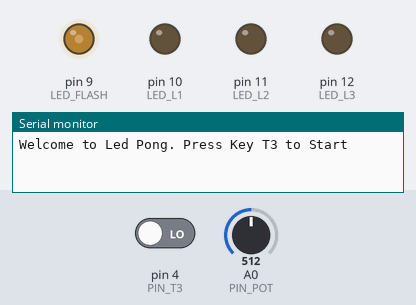
This sketch was run on a simulated Arduino Uno, built with avr-gcc and run on an emulated ATmega328P. Shown: output pins drawn as LEDs (lit = HIGH), the last lines printed to the serial monitor. Dashed ring = blinking. The inputs (shaded band) are chosen by the test bench; at power-on: pin 4 (PIN_T3) LOW, A0 (PIN_POT) = 512. Random numbers use the default seed unless the sketch sets one.

Above: at 1.25 s.
1.3 s: pin 4 (PIN_T3) driven HIGH
At 2.1 s:
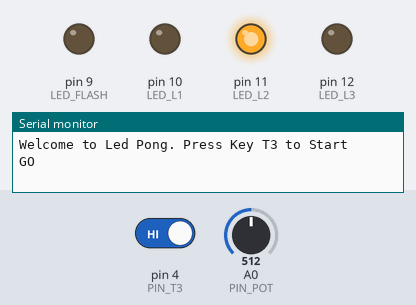
At 2.93 s:
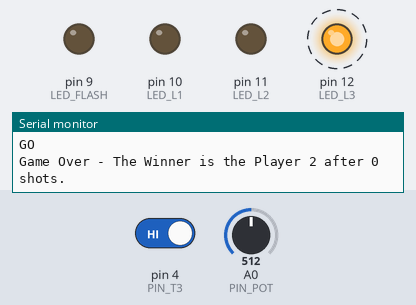
4.3 s: pin 4 (PIN_T3) driven LOW
At 5.01 s:
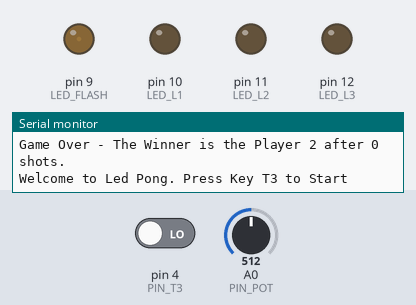
Timing chart, 0 to 13.3 s (numbered marks = the images above; inputs shaded):
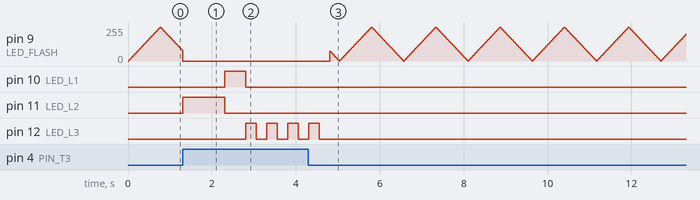

Measured:
- after the input at 1.3 s, pin 10 (LED_L1): LOW → HIGH after 1.0 s, → LOW 0.50 s later; pin 11 (LED_L2): LOW → HIGH at once, → LOW 1.0 s later; pin 12 (LED_L3): alternates HIGH for 0.25 s and LOW for 0.25 s, starting after 1.5 s

The sketch:

progetto1.ino
```cpp
#include <Arduino.h>

#define LED_FLASH 9
#define LED_L1 10
#define LED_L2 11
#define LED_L3 12
#define PIN_T1 2
#define PIN_T2 3
#define PIN_T3 4
#define PIN_POT A0

#define MIN_SPEED 1
#define MAX_SPEED 3

#define WELCOME_MSG "Welcome to Led Pong. Press Key T3 to Start"
#define DEBOUNCING_TIME 200
#define PLAYER1 1
#define PLAYER2 2

int currIntensity;
int fadeAmount;
int leds[3] = { LED_L1, LED_L2, LED_L3 };

bool newGame;
bool gameStatus;
int current;
int winner;

unsigned long time;
unsigned int period;
int RT;
bool playerPressed;

void initGame();
void game(int verse);
void onPlayer1Press();
void onPlayer2Press();
void postGame(int shots);

void setup() {
  /*
   * Inizializzazione delle variabili, del seme del random, della porta seriale e dei pin.
   */
  Serial.begin(9600);
  randomSeed(analogRead(0));
  currIntensity = 0;
  fadeAmount = 5;
  newGame = true;
  playerPressed = false;
  gameStatus = false;
  pinMode(LED_FLASH, OUTPUT);
  pinMode(LED_L1, OUTPUT);
  pinMode(LED_L2, OUTPUT);
  pinMode(LED_L3, OUTPUT);
  pinMode(PIN_T1, INPUT);
  pinMode(PIN_T2, INPUT);
  pinMode(PIN_T3, INPUT);
  pinMode(PIN_POT, INPUT);
}

void loop() {
  if (newGame) {
    Serial.println(WELCOME_MSG);
    newGame = false;
  }
  analogWrite(LED_FLASH, currIntensity);
  currIntensity = currIntensity + fadeAmount;
  if (currIntensity == 0 || currIntensity == 255) {
    fadeAmount = -fadeAmount;
  }
  delay(15);
  if (digitalRead(PIN_T3))
    initGame();
}

void initGame() {
  int speed = map(analogRead(PIN_POT), 0, 1023, MIN_SPEED, MAX_SPEED);
  /*
   * period e il tempo che la palla passera in T2, calcolato come inverso di speed
   * ed espresso in millisecondi. RT all'inizio e uguale a period.
   */
  period = 1000 / speed;
  RT = period;
  current = 1;
  analogWrite(LED_FLASH, 0);
  Serial.println("GO");
  digitalWrite(LED_L2, HIGH);
  delay(1000);
  digitalWrite(LED_L2, LOW);
  /*
   * Attach degli interrupt ai pin T1 e T2 e inizio della partita con verso iniziale casuale.
   */
  attachInterrupt(digitalPinToInterrupt(PIN_T1), onPlayer1Press, RISING);
  attachInterrupt(digitalPinToInterrupt(PIN_T2), onPlayer2Press, RISING);
  game(random(2) ? 1 : -1);
}

void game(int verse) {
  int shots = -1;
  gameStatus = true;
  while(gameStatus) {
    noInterrupts();
    playerPressed = false;
    digitalWrite(leds[current], LOW);
    current = current + verse;
    digitalWrite(leds[current], HIGH);
    interrupts();

    /*
     * time è il tempo in millisecondi in cui la pallina passa alla posizione successiva,
     */
    time = millis();

    /*
     * Se la pallina è agli estremi il tempo di delay massimo deve essere RT,
     * viene effettuato il cambio del verso della pallina,
     * viene diminuito il RT di un suo settimo.
     * Inoltre viene controllato se il giocatore di turno ha premuto il pulsante,
     * in caso negativo il giocatore di turno perde la partita.
     * Se la pallina di trova nella posizione in mezzo, il tempo di delay è il periodo.
     * In tutti i delay è stata inserita una clausola di controllo che controlla se
     * un giocatore ha premuto il proprio pulsante, questo rende il sistema più reattivo
     * all'input utente in quanto consente di interrompere a metà un delay nel caso di pressioni.
     */
    if (current == 0 || current == 2) {
      while((millis() - time < RT) && !playerPressed);
      shots++;
      verse = -verse;
      noInterrupts();
      RT = RT * 7 / 8;
      /*
       * Se il giocatore di turno non ha premuto il pulsante entro il RT allora ha perso.
       */
      if (!playerPressed) {
        winner = current == 0 ? PLAYER2 : PLAYER1;
        gameStatus = false;
      }
      interrupts();
    } else
      while((millis() - time < period) && !playerPressed);
  }
  postGame(shots);
}

void onPlayer1Press() {
  static unsigned long prev = 0;
  unsigned long now = millis();

  /*
   * Controllo che evita che la funzione venga richiamata a partita non in corso
   * ed effettua il debouncing del pulsante.
   */
  if (gameStatus && (now - prev > DEBOUNCING_TIME)) {
    /* Se il giocatore preme il pulsante quando non è il proprio turno oppure
     * se non preme il pulsante entro il RT allora ha perso.
     */
    if (current != 0  || (now - time > RT)) {
      gameStatus = false;
      winner = PLAYER2;
    }
    playerPressed = true;
    prev = now;
  }
}

void onPlayer2Press() {
  static unsigned long prev = 0;
  unsigned long now = millis();

  if (gameStatus && (now - prev > DEBOUNCING_TIME)) {
    if (current != 2  || (now - time > RT)) {
      gameStatus = false;
      winner = PLAYER1;
    }
    playerPressed = true;
    prev = now;
  }
}

void postGame(int shots) {
  digitalWrite(leds[current], LOW);
  detachInterrupt(digitalPinToInterrupt(PIN_T1));
  detachInterrupt(digitalPinToInterrupt(PIN_T2));
  String gameOverMsg = "Game Over - The Winner is the Player ";
  gameOverMsg += winner;
  gameOverMsg += " after ";
  gameOverMsg += shots;
  gameOverMsg += " shots.";
  Serial.println(gameOverMsg);
  /*
   * Blink del led del vincitore per 2 secondi.
   */
  for (int i = 0; i < 8; i++) {
    digitalWrite(winner == PLAYER1 ? leds[0] : leds[2],
      i % 2 == 0 ? HIGH : LOW);
    delay(250);
  }
  /*
   * newGame a true in modo tale che loop() stampi il messaggio iniziale di nuovo.
   */
  newGame = true;
}
```
